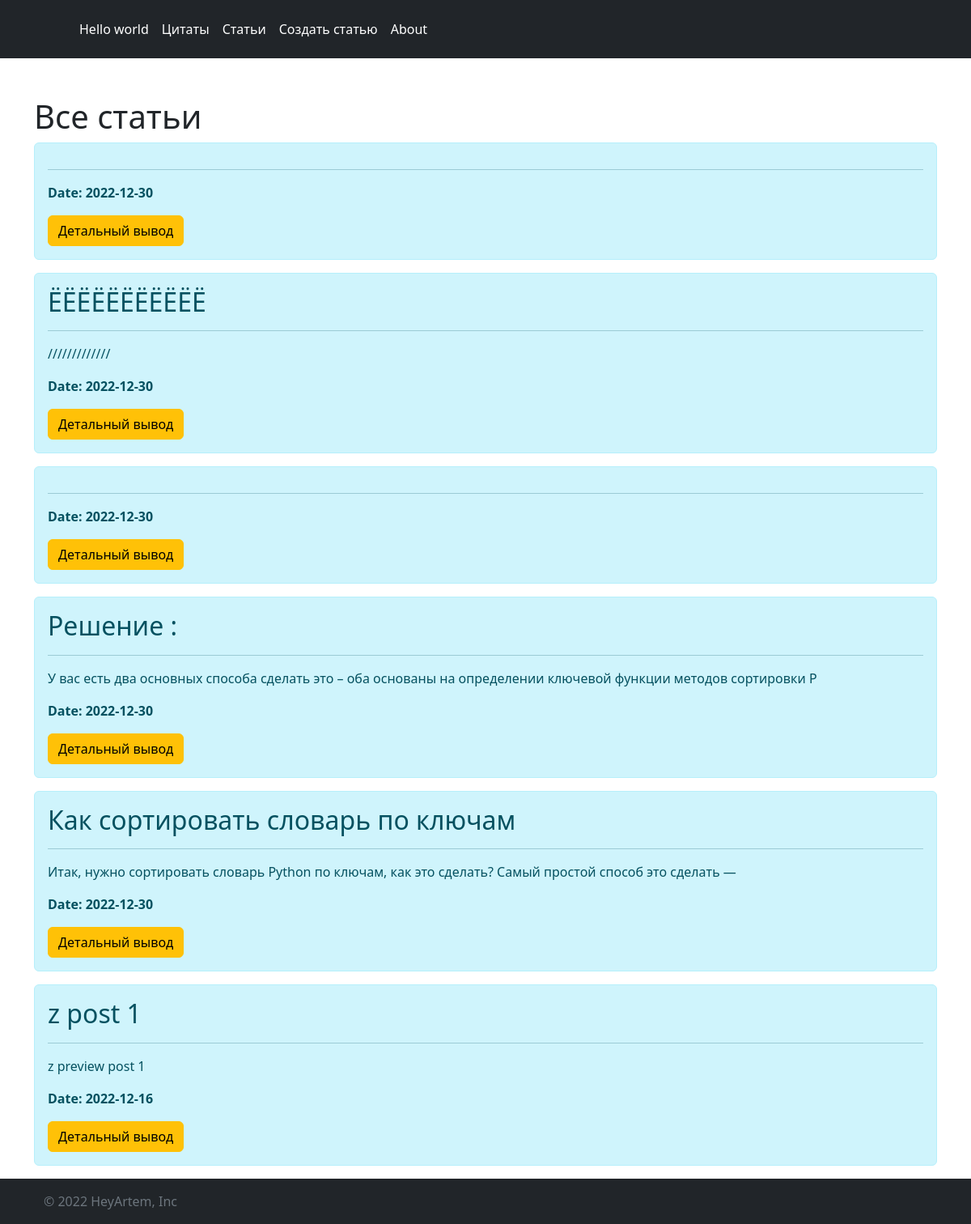
Page /posts on the earlier database version.
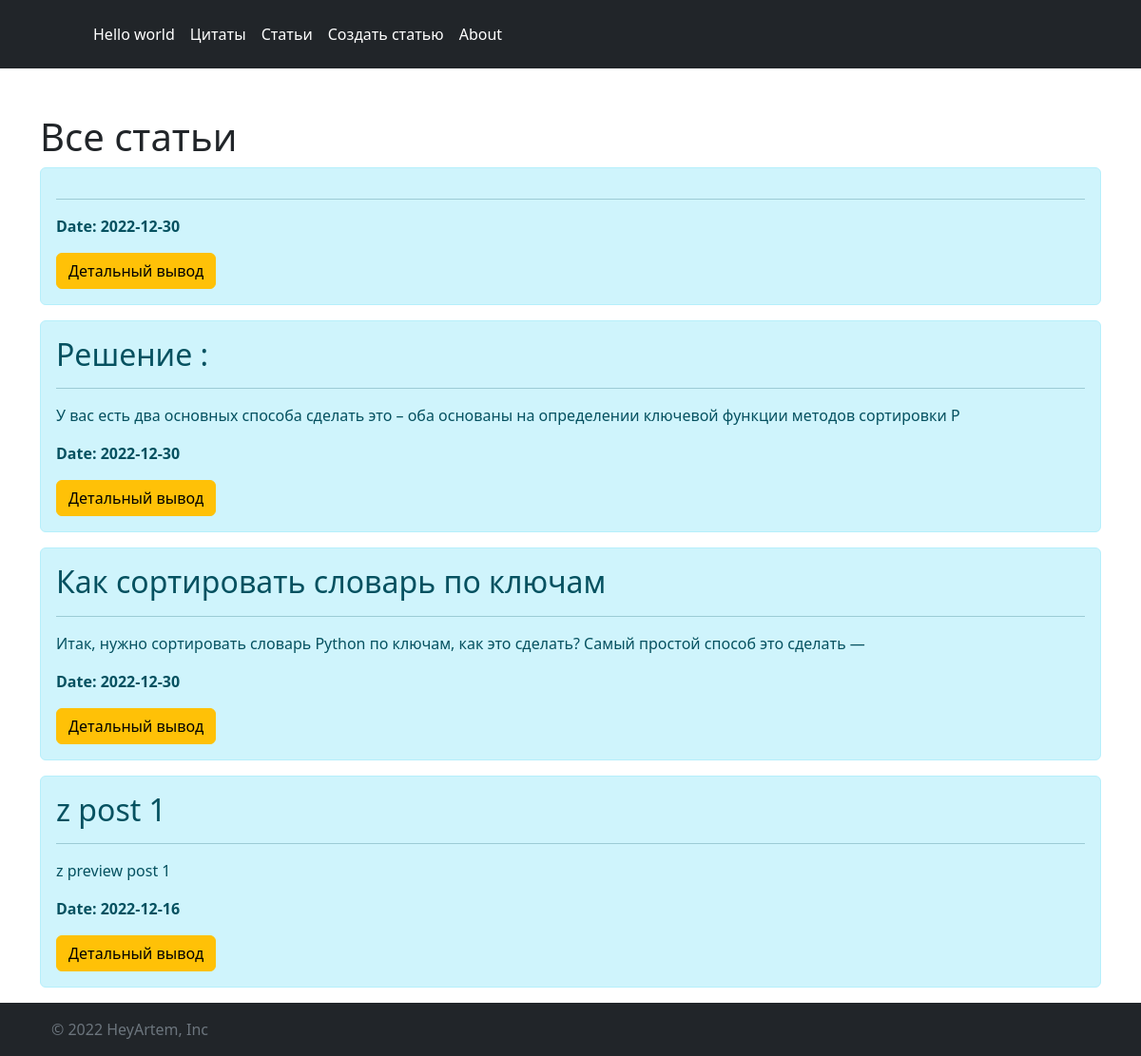
Same page on the later database version.
### app.py (models this page shows, shortened)
class Article(db.Model):
    id = db.Column(db.Integer, primary_key=True)
    title_art = db.Column(db.String(100), nullable=False)
    intro_art = db.Column(db.String(300), nullable=False)
    text_art = db.Column(db.Text, nullable=False)
    date_art = db.Column(db.DateTime, default=datetime.utcnow)

### app.py (the view)
@app.route("/posts")
def all_posts():
    print(url_for("all_posts"))
    articles = Article.query.order_by(Article.date_art.desc()).all()
    return render_template("/article_posts/posts.html", articles=articles)

### templates/article_posts/posts.html (shortened to what this page needs)
{% extends "base.html" %}
{% block body %}
    <div class="container mt-5">
        <h1>Все статьи</h1>
        {% if articles|length > 0 %}
            {% for art in articles %}
                <div class="alert alert-info">
                    <h2>{{ art.title_art }}</h2>
                    <hr>
                    <p>{{ art.intro_art }}</p>
                    <p><b>Date: {{ art.date_art.date() }}</b></p>
                    <a href="/posts/{{ art.id }}" class="btn btn-warning">Детальный вывод</a>
                </div>
            {% endfor%}
        {% else %}
                <p>No articles on site</p>
        {% endif %}
    </div>
{% endblock %}

### templates/base.html (shortened to what this page needs)
<!DOCTYPE html>
<html lang="ru">
<head>
    <link rel="stylesheet" href="https://cdn.jsdelivr.net/npm/bootstrap@5.2.3/dist/css/bootstrap.min.css">
</head>
    <header class="p-3 text-bg-dark">
        <div class="container">
            <div class="d-flex flex-wrap align-items-center justify-content-center justify-content-lg-start">
                <a href="/" class="d-flex align-items-center mb-2 mb-lg-0 text-white text-decoration-none">
                <svg class="bi me-2" width="40" height="32" role="img" aria-label="Bootstrap"><use xlink:href="#bootstrap"></use></svg>
                </a>
                <ul class="nav col-12 col-lg-auto me-lg-auto mb-2 justify-content-center mb-md-0">
                    <li><a href="/" class="nav-link px-2 text-white">Hello world</a></li>
                    <li><a href="/quotes" class="nav-link px-2 text-white">Цитаты</a></li>
                    <li><a href="/posts" class="nav-link px-2 text-white">Статьи</a></li>
                    <li><a href="/create_article" class="nav-link px-2 text-white">Создать статью</a></li>
                    <li><a href="/about" class="nav-link px-2 text-white">About</a></li>
                </ul>
            </div>
        </div>
    </header>
<body>
    {% block body %}
    {% endblock %}
    <footer class="p-3 text-bg-dark">
        <div class="col-md-4 d-flex align-items-center">
          <a href="/" class="mb-3 me-2 mb-md-0 text-muted text-decoration-none lh-1">
            <svg class="bi" width="30" height="24"><use xlink:href="#bootstrap"></use></svg>
          </a>
          <span class="mb-3 mb-md-0 text-muted">© 2022 HeyArtem, Inc</span>
        </div>
      </footer>
</body>
</html>

Differences in the rows shown:
removed Article: date_art "2022-12-30"
removed Article: title_art "ЁЁЁЁЁЁЁЁЁЁЁ", intro_art "/////////////", date_art "2022-12-30"
